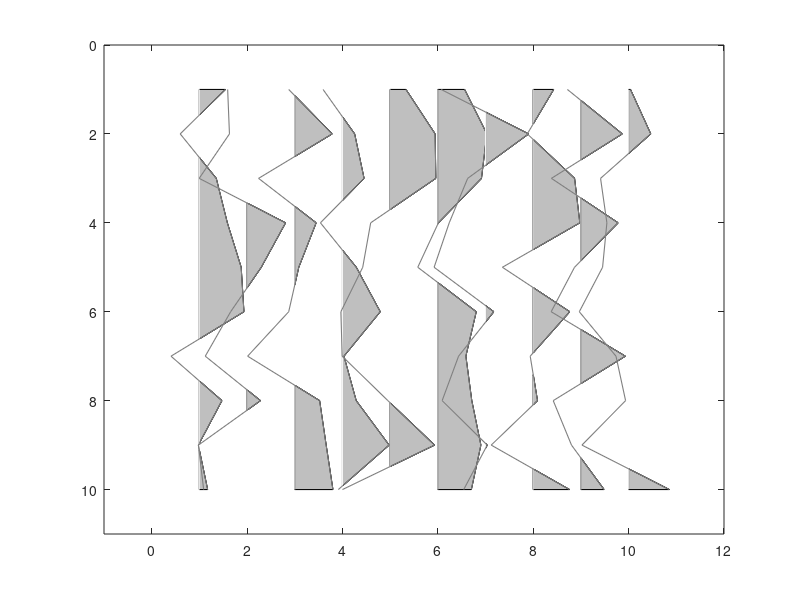

Source code (MATLAB):
function wigb(a,scal,x,z,amx,indices)
%WIGB: Plot seismic data using wiggles.
%
%  WIGB(a,scal,x,z,amx)
%
%  IN  a:     seismic data (a matrix, traces are columns)
%      scale: multiple data by scal
%      x:     horizontal axis (often offset)
%      z:     vertical axis (often time)
%
%  Note
%
%    If only 'a' is enter, 'scal,x,z,amn,amx' are set automatically;
%    otherwise, 'scal' is a scalar; 'x, z' are vectors for annotation in
%    offset and time, amx are the amplitude range.
%
%
%  Author(s): Xingong Li (Intseis, Integrated Seismic Solutions)
%  Copyright 1998-2003 Xingong
%  Revision: 1.2  Date: Dec/2002
%  Modified by Yunfeng Chen, Nov. 29, 2016 to plot the stacked trace
%  Y.C., Jan. 15, 2018, plot missing traces in red
%  IN indices: indices of empty traces
if_sum = false;
if if_sum
   a = [a, sum(a,2)/size(a,2)];
   x = [x x(end)+5*(x(end)-x(end-1))];
end
if nargin == 0, nx=10;nz=10; a = rand(nz,nx)-0.5; end;

[nz,nx]=size(a);
trmx= max(abs(a));

if (nargin == 6) 
    if isempty(amx)
        amx=mean(trmx); 
    end
end
if (nargin <= 4); amx=mean(trmx); indices=[]; end;
if (nargin <= 2); x=[1:nx]; z=[1:nz];  end;
if (nargin <= 1); scal =1; end;

if nx <= 1; disp(' ERR:PlotWig: nx has to be more than 1');return;end;

% take the average as dx

dx1 = abs(x(2:nx)-x(1:nx-1));
dx = median(dx1);


dz=z(2)-z(1);
xmx=max(max(a)); xmn=min(min(a));

if scal == 0; scal=1; end;
a = a * dx /amx;
a = a * scal;


fprintf(' PlotWig: data range [%f, %f], plotted max %f \n',xmn,xmx,amx);

% set display range

x1=min(x)-2.0*dx; x2=max(x)+2.0*dx;
z1=min(z)-dz; z2=max(z)+dz;

set(gca,'NextPlot','add','Box','on', ...
    'XLim', [x1 x2], ...
    'YDir','reverse', ...
    'YLim',[z1 z2]);



fillcolor = [0.75 0.75 0.75];
linecolor = [0.5 0.5 0.5];
linewidth = 0.8;

% synthetic plots
% fillcolor = [1 0 1];
% linecolor = [0 0 0];
% linewidth = 1;

z=z'; 	% input as row vector
zstart=z(1);
zend  =z(nz);

for i=1:nx
    
    if trmx(i) ~= 0     % skip the zero traces
        tr=a(:,i); 	% --- one scale for all section
        s = sign(tr) ;
        i1= find( s(1:nz-1) ~= s(2:nz) );	% zero crossing points
        npos = length(i1);
        
        if isempty(i1)
            continue
        end
        
        
        %12/7/97
        zadd = i1 + tr(i1) ./ (tr(i1) - tr(i1+1)); %locations with 0 amplitudes
        aadd = zeros(size(zadd));
        
        [zpos,vpos] = find(tr >0);
        [zz,iz] = sort([zpos; zadd]); 	% indices of zero point plus positives
        aa = [tr(zpos); aadd];
        aa = aa(iz);
        
        % be careful at the ends
        if tr(1)>0, 	a0=0; z0=1.00;
        else, 		a0=0; z0=zadd(1);
        end;
        if tr(nz)>0, 	a1=0; z1=nz;
        else, 		a1=0; z1=max(zadd);
        end;
        
        zz = [z0; zz; z1; z0];
        aa = [a0; aa; a1; a0];
        
        zzz = zstart + zz*dz -dz;
        % YC, plot in red if it is reconstructed traces
        if ismember(i,indices)
            patch( aa+x(i) , zzz,  [1 0 0]);
        else
            patch( aa+x(i) , zzz,  fillcolor);
        end
        
        patch( aa+x(i) , zzz,  fillcolor);
        
         line( 'Color',[1 1 1],  ...
             'Xdata', x(i)+[0 0], 'Ydata',[zstart zend]); % remove zero line
        
        %'LineWidth',linewidth, ...
        %12/7/97 'Xdata', x(i)+[0 0], 'Ydata',[z0 z1]*dz);	% remove zero line
        
        line( 'Color',linecolor,...
            'LineWidth',linewidth, ...
            'Xdata', tr+x(i), 'Ydata',z);	% negatives line
        
    else % zeros trace
%         line( 'Color',linecolor,'EraseMode','background',  ...
%             'LineWidth',linewidth, ...
%             'Xdata', [x(i) x(i)], 'Ydata',[zstart zend]);
    end;
end;
